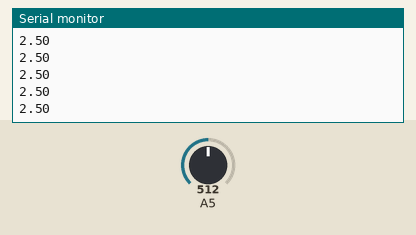
A sketch run on a simulated Arduino Uno, built with avr-gcc and run on an emulated ATmega328P. Shown: the last lines printed to the serial monitor. The inputs (shaded band) are chosen by the test bench; at power-on: A5 = 512.

Above: at 1.2 s.
1.3 s: A5 set to 716
At 1.56 s:
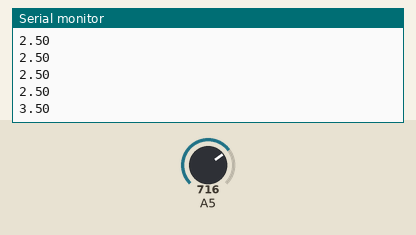
2.8 s: A5 set to 900
At 2.96 s:
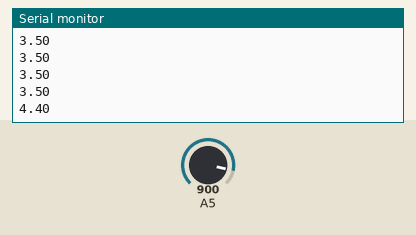
Timing chart, 0 to 5.8 s (numbered marks = the images above; inputs shaded):
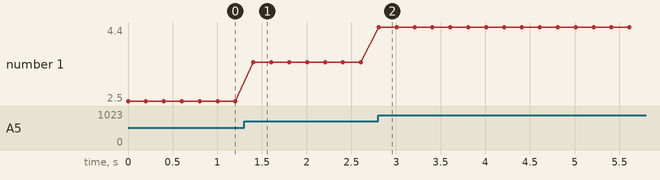

The sketch:

Przetwornik_ADC.ino
```cpp
int odczytanaWartosc = 0;//Odczytana wartość z ADC
float napiecie = 0;//Wartość przeliczona na napięcie w V

void setup() {
  Serial.begin(9600);//Uruchomienie komunikacji przez USART
}

void loop() {
  odczytanaWartosc = analogRead(A5);//Odczytujemy wartość napięcia
  napiecie = odczytanaWartosc * (5.0/1023.0); //Przeliczenie wartości na napięcie
  Serial.println(napiecie);//Wysyłamy zmierzone napięcie
  delay(200);//Czekamy, aby wygodniej odczytywać wyniki
}
```

Measured:
- after the input at 1.3 s, the serial monitor: prints a new line after 0.10 s (image 1)
- after the input at 2.8 s, the serial monitor: prints a new line at once (image 2)
- plotted number 1: 2.5 → 3.5 after the input at 1.3 s, 3.5 → 4.4 after the input at 2.8 s
